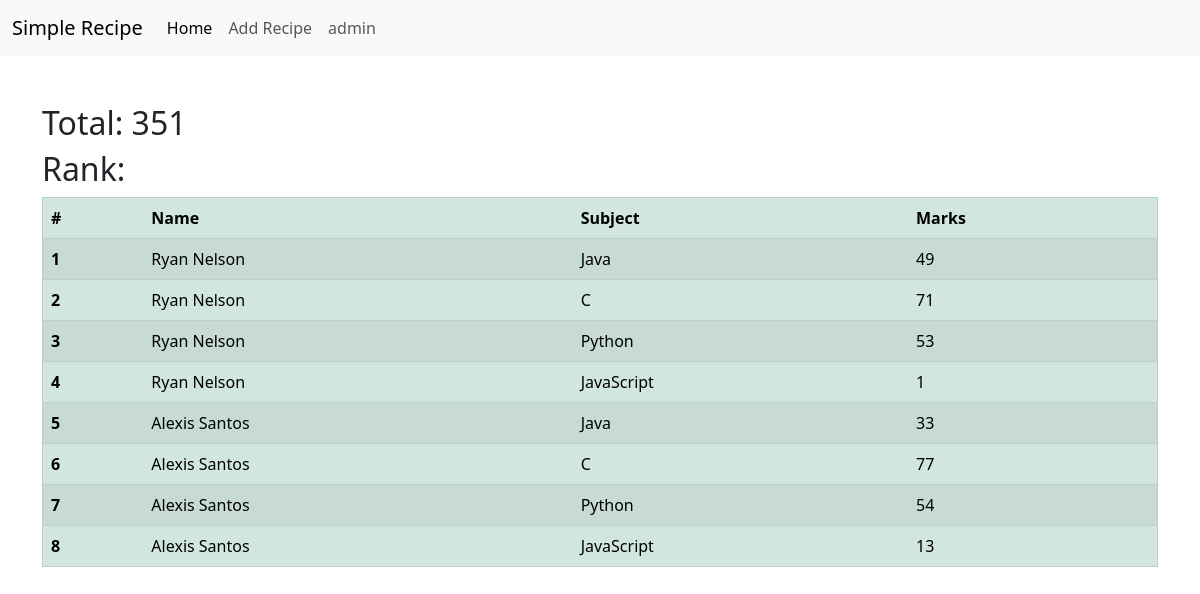
Page /student/marks/STD834 on the committed database.
### student/models.py (models this page shows, shortened)
class SubjectMarks(models.Model):
    student = models.ForeignKey(
        Student, related_name="student_marks", on_delete=models.CASCADE)
    subject = models.ForeignKey(Subject, on_delete=models.CASCADE)
    marks = models.IntegerField(default=models.SET_NULL, null=True, blank=True)
    class Meta:
        unique_together = ['student', 'subject']

class Student(models.Model):
    srn = models.OneToOneField(StudentID, on_delete=models.CASCADE)
    dept_name = models.ForeignKey(Department, on_delete=models.CASCADE)
    name = models.CharField(max_length=30)
    email = models.EmailField(unique=True)
    age = models.IntegerField(default=18)
    address = models.TextField(blank=True, null=True)
    def __str__(self):
        return self.name
    class Meta:
        ordering = ['name']

class Subject(models.Model):
    subject_name = models.CharField(max_length=30)
    def __str__(self) -> str:
        return self.subject_name

### student/views.py (the view)
# urls.py: path('marks/<id>', marks, name='marks',)
def marks(request, id):
    student_obj = SubjectMarks.objects.filter(student__srn__srn=id)
    total = student_obj.aggregate(total=Sum('marks'))
    context = {'students': student_obj, 'total': total}
    return render(request, 'student/marks.html', context)

### templates/student/marks.html (shortened to what this page needs)
{% extends 'index.html' %}
{% block content %}
<div class="container mt-5">
  <h2>Total: {{total.total}}</h2>
  <h2>Rank: </h2>
    <table border="1px" class="table table-striped table-success ">
        <thead>
          <tr>
            <th scope="col">#</th>
            <th scope="col">Name</th>
            <th scope="col">Subject</th>
            <th scope="col">Marks</th>
            </tr>
        </thead>
        <tbody>
            {% for student in students %}
          <tr>
            <th scope="row">{{forloop.counter}}</th>
            <td>{{student.student}}</td>
            <td>{{student.subject}}</td>
            <td>{{student.marks}}</td>
          </tr>
            {% endfor %}
        </tbody>
    </table>
{% endblock %}

### rows in the picture
SubjectMarks: student "Ryan Nelson", subject "Java", marks "49"
SubjectMarks: student "Ryan Nelson", subject "C", marks "71"
SubjectMarks: student "Ryan Nelson", subject "Python", marks "53"
SubjectMarks: student "Ryan Nelson", subject "JavaScript", marks "1"
SubjectMarks: student "Alexis Santos", subject "Java", marks "33"
SubjectMarks: student "Alexis Santos", subject "C", marks "77"
SubjectMarks: student "Alexis Santos", subject "Python", marks "54"
SubjectMarks: student "Alexis Santos", subject "JavaScript", marks "13"

### other values in the picture
{{ total.total }} "351"
